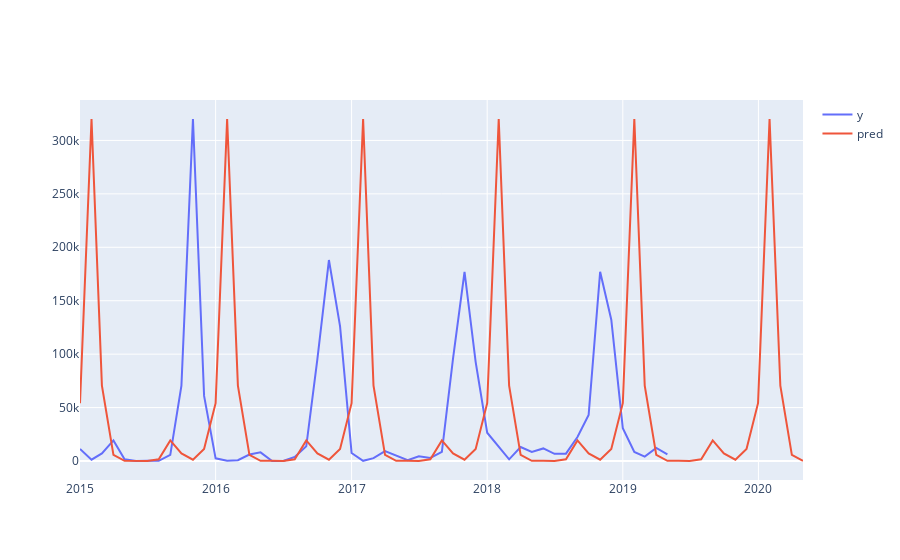

Source (notebook cell):
### Code cell
py.iplot([
    go.Scatter(x=df_nan['ds'], y=df_nan['y'], name='y'),
    go.Scatter(x=forecast['ds'], y=predictions, name='pred')
])
